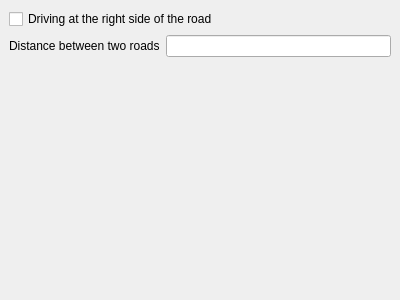
<ui version="4.0" >
 <class>CreateDoubleWayDock</class>
 <widget class="QWidget" name="CreateDoubleWayDock" >
  <property name="geometry" >
   <rect>
    <x>0</x>
    <y>0</y>
    <width>400</width>
    <height>300</height>
   </rect>
  </property>
  <property name="windowTitle" >
   <string>Form</string>
  </property>
  <layout class="QVBoxLayout" >
   <property name="margin" >
    <number>9</number>
   </property>
   <property name="spacing" >
    <number>6</number>
   </property>
   <item>
    <widget class="QCheckBox" name="DriveRight" >
     <property name="text" >
      <string>Driving at the right side of the road</string>
     </property>
    </widget>
   </item>
   <item>
    <layout class="QHBoxLayout" >
     <property name="margin" >
      <number>0</number>
     </property>
     <property name="spacing" >
      <number>6</number>
     </property>
     <item>
      <widget class="QLabel" name="label" >
       <property name="text" >
        <string>Distance between two roads</string>
       </property>
      </widget>
     </item>
     <item>
      <widget class="QLineEdit" name="RoadDistance" />
     </item>
    </layout>
   </item>
   <item>
    <spacer>
     <property name="orientation" >
      <enum>Qt::Vertical</enum>
     </property>
     <property name="sizeHint" >
      <size>
       <width>20</width>
       <height>40</height>
      </size>
     </property>
    </spacer>
   </item>
  </layout>
 </widget>
 <resources/>
 <connections/>
</ui>
